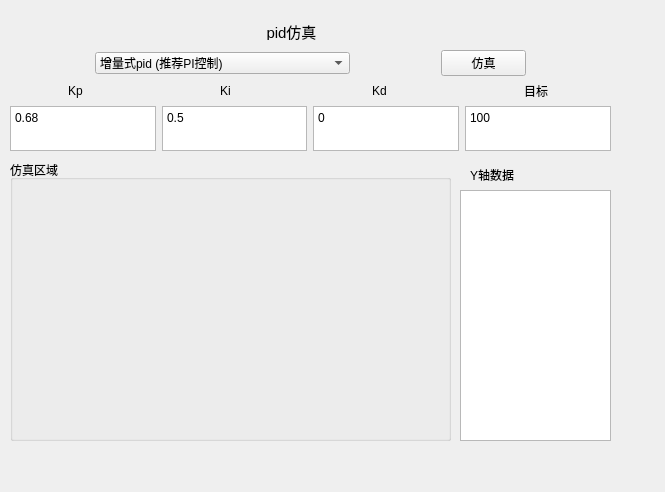
<?xml version="1.0" encoding="UTF-8"?>
<ui version="4.0">
 <class>MainWindow</class>
 <widget class="QMainWindow" name="MainWindow">
  <property name="geometry">
   <rect>
    <x>0</x>
    <y>0</y>
    <width>665</width>
    <height>492</height>
   </rect>
  </property>
  <property name="windowTitle">
   <string>MainWindow</string>
  </property>
  <widget class="QWidget" name="centralwidget">
   <widget class="QLabel" name="label">
    <property name="geometry">
     <rect>
      <x>260</x>
      <y>20</y>
      <width>63</width>
      <height>20</height>
     </rect>
    </property>
    <property name="text">
     <string>&lt;html&gt;&lt;head/&gt;&lt;body&gt;&lt;p align=&quot;center&quot;&gt;&lt;span style=&quot; font-size:11pt;&quot;&gt;pid仿真&lt;/span&gt;&lt;/p&gt;&lt;/body&gt;&lt;/html&gt;</string>
    </property>
    <property name="textFormat">
     <enum>Qt::AutoText</enum>
    </property>
    <property name="scaledContents">
     <bool>false</bool>
    </property>
   </widget>
   <widget class="QWidget" name="layoutWidget">
    <property name="geometry">
     <rect>
      <x>10</x>
      <y>50</y>
      <width>601</width>
      <height>101</height>
     </rect>
    </property>
    <layout class="QVBoxLayout" name="verticalLayout_2">
     <item>
      <layout class="QHBoxLayout" name="horizontalLayout" stretch="1,3,1,1,1">
       <item>
        <spacer name="horizontalSpacer_11">
         <property name="orientation">
          <enum>Qt::Horizontal</enum>
         </property>
         <property name="sizeHint" stdset="0">
          <size>
           <width>40</width>
           <height>20</height>
          </size>
         </property>
        </spacer>
       </item>
       <item>
        <widget class="QComboBox" name="comboBox">
         <item>
          <property name="text">
           <string>增量式pid (推荐PI控制)</string>
          </property>
         </item>
         <item>
          <property name="text">
           <string>位置式pid (推荐PD控制)</string>
          </property>
         </item>
        </widget>
       </item>
       <item>
        <spacer name="horizontalSpacer_9">
         <property name="orientation">
          <enum>Qt::Horizontal</enum>
         </property>
         <property name="sizeHint" stdset="0">
          <size>
           <width>40</width>
           <height>20</height>
          </size>
         </property>
        </spacer>
       </item>
       <item>
        <widget class="QPushButton" name="btnfangzhen">
         <property name="text">
          <string>仿真</string>
         </property>
        </widget>
       </item>
       <item>
        <spacer name="horizontalSpacer_10">
         <property name="orientation">
          <enum>Qt::Horizontal</enum>
         </property>
         <property name="sizeHint" stdset="0">
          <size>
           <width>40</width>
           <height>20</height>
          </size>
         </property>
        </spacer>
       </item>
      </layout>
     </item>
     <item>
      <layout class="QVBoxLayout" name="verticalLayout">
       <item>
        <layout class="QHBoxLayout" name="horizontalLayout_2" stretch="2,1,4,1,4,1,4,1,2">
         <item>
          <spacer name="horizontalSpacer_8">
           <property name="orientation">
            <enum>Qt::Horizontal</enum>
           </property>
           <property name="sizeHint" stdset="0">
            <size>
             <width>13</width>
             <height>14</height>
            </size>
           </property>
          </spacer>
         </item>
         <item>
          <widget class="QLabel" name="label_2">
           <property name="text">
            <string>Kp</string>
           </property>
          </widget>
         </item>
         <item>
          <spacer name="horizontalSpacer_4">
           <property name="orientation">
            <enum>Qt::Horizontal</enum>
           </property>
           <property name="sizeHint" stdset="0">
            <size>
             <width>19</width>
             <height>17</height>
            </size>
           </property>
          </spacer>
         </item>
         <item>
          <widget class="QLabel" name="label_3">
           <property name="text">
            <string>Ki</string>
           </property>
          </widget>
         </item>
         <item>
          <spacer name="horizontalSpacer_5">
           <property name="orientation">
            <enum>Qt::Horizontal</enum>
           </property>
           <property name="sizeHint" stdset="0">
            <size>
             <width>20</width>
             <height>17</height>
            </size>
           </property>
          </spacer>
         </item>
         <item>
          <widget class="QLabel" name="label_4">
           <property name="text">
            <string>Kd</string>
           </property>
          </widget>
         </item>
         <item>
          <spacer name="horizontalSpacer_6">
           <property name="orientation">
            <enum>Qt::Horizontal</enum>
           </property>
           <property name="sizeHint" stdset="0">
            <size>
             <width>19</width>
             <height>17</height>
            </size>
           </property>
          </spacer>
         </item>
         <item>
          <widget class="QLabel" name="label_5">
           <property name="layoutDirection">
            <enum>Qt::RightToLeft</enum>
           </property>
           <property name="text">
            <string>目标</string>
           </property>
          </widget>
         </item>
         <item>
          <spacer name="horizontalSpacer_7">
           <property name="orientation">
            <enum>Qt::Horizontal</enum>
           </property>
           <property name="sizeHint" stdset="0">
            <size>
             <width>13</width>
             <height>14</height>
            </size>
           </property>
          </spacer>
         </item>
        </layout>
       </item>
       <item>
        <layout class="QHBoxLayout" name="horizontalLayout_3">
         <item>
          <widget class="QTextEdit" name="textEdit_kp">
           <property name="mouseTracking">
            <bool>false</bool>
           </property>
           <property name="acceptDrops">
            <bool>true</bool>
           </property>
           <property name="html">
            <string>&lt;!DOCTYPE HTML PUBLIC &quot;-//W3C//DTD HTML 4.0//EN&quot; &quot;http://www.w3.org/TR/REC-html40/strict.dtd&quot;&gt;
&lt;html&gt;&lt;head&gt;&lt;meta name=&quot;qrichtext&quot; content=&quot;1&quot; /&gt;&lt;style type=&quot;text/css&quot;&gt;
p, li { white-space: pre-wrap; }
&lt;/style&gt;&lt;/head&gt;&lt;body style=&quot; font-family:'SimSun'; font-size:9pt; font-weight:400; font-style:normal;&quot;&gt;
&lt;p style=&quot; margin-top:0px; margin-bottom:0px; margin-left:0px; margin-right:0px; -qt-block-indent:0; text-indent:0px;&quot;&gt;0.68&lt;/p&gt;&lt;/body&gt;&lt;/html&gt;</string>
           </property>
          </widget>
         </item>
         <item>
          <spacer name="horizontalSpacer_3">
           <property name="orientation">
            <enum>Qt::Horizontal</enum>
           </property>
           <property name="sizeHint" stdset="0">
            <size>
             <width>13</width>
             <height>21</height>
            </size>
           </property>
          </spacer>
         </item>
         <item>
          <widget class="QTextEdit" name="textEdit_ki">
           <property name="html">
            <string>&lt;!DOCTYPE HTML PUBLIC &quot;-//W3C//DTD HTML 4.0//EN&quot; &quot;http://www.w3.org/TR/REC-html40/strict.dtd&quot;&gt;
&lt;html&gt;&lt;head&gt;&lt;meta name=&quot;qrichtext&quot; content=&quot;1&quot; /&gt;&lt;style type=&quot;text/css&quot;&gt;
p, li { white-space: pre-wrap; }
&lt;/style&gt;&lt;/head&gt;&lt;body style=&quot; font-family:'SimSun'; font-size:9pt; font-weight:400; font-style:normal;&quot;&gt;
&lt;p style=&quot; margin-top:0px; margin-bottom:0px; margin-left:0px; margin-right:0px; -qt-block-indent:0; text-indent:0px;&quot;&gt;0.5&lt;/p&gt;&lt;/body&gt;&lt;/html&gt;</string>
           </property>
          </widget>
         </item>
         <item>
          <spacer name="horizontalSpacer_2">
           <property name="orientation">
            <enum>Qt::Horizontal</enum>
           </property>
           <property name="sizeHint" stdset="0">
            <size>
             <width>13</width>
             <height>21</height>
            </size>
           </property>
          </spacer>
         </item>
         <item>
          <widget class="QTextEdit" name="textEdit_kd">
           <property name="html">
            <string>&lt;!DOCTYPE HTML PUBLIC &quot;-//W3C//DTD HTML 4.0//EN&quot; &quot;http://www.w3.org/TR/REC-html40/strict.dtd&quot;&gt;
&lt;html&gt;&lt;head&gt;&lt;meta name=&quot;qrichtext&quot; content=&quot;1&quot; /&gt;&lt;style type=&quot;text/css&quot;&gt;
p, li { white-space: pre-wrap; }
&lt;/style&gt;&lt;/head&gt;&lt;body style=&quot; font-family:'SimSun'; font-size:9pt; font-weight:400; font-style:normal;&quot;&gt;
&lt;p style=&quot; margin-top:0px; margin-bottom:0px; margin-left:0px; margin-right:0px; -qt-block-indent:0; text-indent:0px;&quot;&gt;0&lt;/p&gt;&lt;/body&gt;&lt;/html&gt;</string>
           </property>
          </widget>
         </item>
         <item>
          <spacer name="horizontalSpacer">
           <property name="orientation">
            <enum>Qt::Horizontal</enum>
           </property>
           <property name="sizeHint" stdset="0">
            <size>
             <width>13</width>
             <height>21</height>
            </size>
           </property>
          </spacer>
         </item>
         <item>
          <widget class="QTextEdit" name="textEdit_set">
           <property name="html">
            <string>&lt;!DOCTYPE HTML PUBLIC &quot;-//W3C//DTD HTML 4.0//EN&quot; &quot;http://www.w3.org/TR/REC-html40/strict.dtd&quot;&gt;
&lt;html&gt;&lt;head&gt;&lt;meta name=&quot;qrichtext&quot; content=&quot;1&quot; /&gt;&lt;style type=&quot;text/css&quot;&gt;
p, li { white-space: pre-wrap; }
&lt;/style&gt;&lt;/head&gt;&lt;body style=&quot; font-family:'SimSun'; font-size:9pt; font-weight:400; font-style:normal;&quot;&gt;
&lt;p style=&quot; margin-top:0px; margin-bottom:0px; margin-left:0px; margin-right:0px; -qt-block-indent:0; text-indent:0px;&quot;&gt;100&lt;/p&gt;&lt;/body&gt;&lt;/html&gt;</string>
           </property>
          </widget>
         </item>
        </layout>
       </item>
      </layout>
     </item>
    </layout>
   </widget>
   <widget class="QGroupBox" name="groupBox">
    <property name="enabled">
     <bool>true</bool>
    </property>
    <property name="geometry">
     <rect>
      <x>10</x>
      <y>160</y>
      <width>441</width>
      <height>281</height>
     </rect>
    </property>
    <property name="mouseTracking">
     <bool>false</bool>
    </property>
    <property name="title">
     <string>仿真区域</string>
    </property>
    <property name="flat">
     <bool>false</bool>
    </property>
    <property name="checkable">
     <bool>false</bool>
    </property>
   </widget>
   <widget class="QLabel" name="label_6">
    <property name="geometry">
     <rect>
      <x>470</x>
      <y>164</y>
      <width>121</width>
      <height>21</height>
     </rect>
    </property>
    <property name="text">
     <string>Y轴数据</string>
    </property>
   </widget>
   <widget class="QTextEdit" name="textEdit">
    <property name="geometry">
     <rect>
      <x>460</x>
      <y>190</y>
      <width>151</width>
      <height>251</height>
     </rect>
    </property>
   </widget>
  </widget>
 </widget>
 <resources/>
 <connections/>
</ui>
